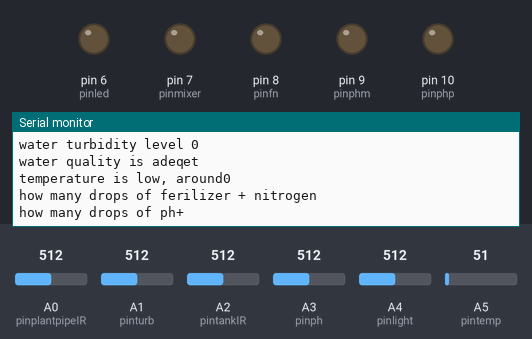
Recording of a sketch running on a simulated Arduino Uno, built with avr-gcc and run on an emulated ATmega328P. Shown: output pins drawn as LEDs (lit = HIGH), the last lines printed to the serial monitor. The test bench sets the inputs (shaded band); at power-on: A4 (pinlight) = 512, A0 (pinplantpipeIR) = 512, A1 (pinturb) = 512, A2 (pintankIR) = 512, A3 (pinph) = 512, A5 (pintemp) = 51.

Above: at 9.1 s.
9.2 s: A4 (pinlight) set to 810
At 11.9 s:
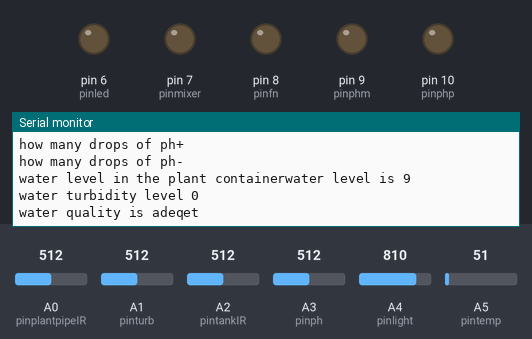
20.5 s: A4 (pinlight) set to 30
At 30.9 s:
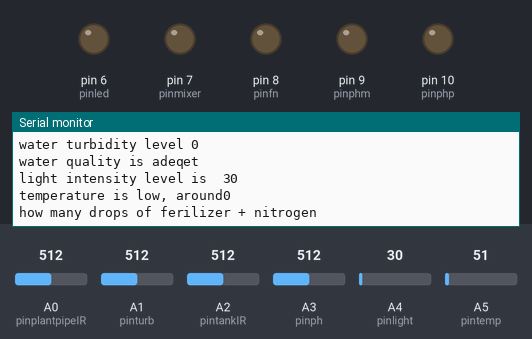

The sketch:

hydroponics.ino
```cpp
int pinphp=10;//ph+
int pinphm=9;//ph-
int pinfn=8;//fertilizer and urea
int pinmixer=7;//mixer
int pinled=6;
int pinplantpipeIR=A0;
int pinturb=A1;
int pintankIR=A2;
int pinph=A3;
int pinlight=A4;
int pintemp=A5;
void setup() {
  // put your setup code here, to run once:
  Serial.begin(9600);

pinMode(pinphp,OUTPUT);
pinMode(pinphm,OUTPUT);
pinMode(pinfn,OUTPUT);
pinMode(pinmixer,OUTPUT);
pinMode(pinled,OUTPUT);
pinMode(pinplantpipeIR,INPUT);
pinMode(pinturb,INPUT);
pinMode(pintankIR,INPUT);
pinMode(pinph,INPUT);
pinMode(pinlight,INPUT);
pinMode(pintemp,INPUT);
}

void loop() {
  // put your main code here, to run repeatedly:

int plantpipeIR = 0, turb=0, tankIR=0, ph=0, light=0;
int x=0, pumpphp=0, mixer=0,pumpphm=0,led=0, pumpfn=0;
int temp=0;
plantpipeIR= analogRead(pinplantpipeIR);
turb= analogRead(pinturb);
tankIR= analogRead(pintankIR);
ph=analogRead(pinph);
light= analogRead(pinlight);
temp = analogRead(pintemp);


Serial.print("water level in the plant container");
x = 9-(plantpipeIR * (5/1023));
if(x<3){
  Serial.print("water level is ");
  Serial.println(x);
Serial.println("there is a water drop in the system due to clogging in the pipe");
}
else{
  Serial.print("water level is ");
  Serial.println(x);
  }

x=0;
x= turb * (250/1023);

if(x<30)
{Serial.print("water turbidity level ");
Serial.println(x);
  Serial.println("water quality is adeqet");}

else{Serial.println("water isnt compatible anymore, changing is required");}

x = 0;
//

x=0;
x = ph * (14/1023);

if(x<7 && x>6){
  Serial.print("water ph level is ");
  Serial.println(x);
  Serial.println("the water ph level is compatible");
  }
else if(x<6){
  digitalWrite(pumpphp,1);
  delay(1000);
  digitalWrite(pumpphp,0);
  delay(2000);
  digitalWrite(mixer,1);
  delay(5000);
  digitalWrite(mixer,0);
  }
   if(x>7){
  digitalWrite(pumpphm,1);
  delay(1000);
  digitalWrite(pumpphm,0);
  delay(2000);
  digitalWrite(mixer,1);
  delay(5000);
  digitalWrite(mixer,0);
  }

x=0;

if(light<300){
  Serial.print("light intensity level is  ");
  Serial.println(light);
  digitalWrite(led,0);
  }

  if(light>800){
    Serial.print("light intensity is ");
    Serial.println(light);
    digitalWrite(led,1);
  }


  x=0;
 x= temp * (100/1023);
if(x>20 && x<27){
  Serial.print("the temperature is compatible which is ");
  Serial.println(x);
  }

 else if(x<20){
    Serial.print("temperature is low, around");
    Serial.println(x);
//    digitalWrite();//turn on the heater
    }
    else{
    Serial.print("temperature is high, around");
    Serial.println(x);
//    digitalWrite();//turn on the cooler
    }
int fn=0;
  Serial.println("how many drops of ferilizer + nitrogen");
  while(Serial.available()>0){
     fn = Serial.read();
  }
int i = 0;
  for(i=0;i<=fn;i++){

    digitalWrite(pumpfn,1);
    delay(1000);
    digitalWrite(pumpfn,0);
    }
int php=0;
   Serial.println("how many drops of ph+");
  while(Serial.available()>0){
     php = Serial.read();
  }
 i = 0;
  for(i=0;i<=php;i++){

    digitalWrite(pumpphp,1);
    delay(1000);
    digitalWrite(pumpphp,0);
    }
int phm=0;
   Serial.println("how many drops of ph-");
  while(Serial.available()>0){
     phm = Serial.read();
  }
 i = 0;
  for(i=0;i<=phm;i++){

    digitalWrite(pumpphm,1);
    delay(1000);
    digitalWrite(pumpphm,0);
    }


    }
```

Measured:
- after the input at 20.5 s, the serial monitor: prints a new line after 9.7 s (image 2)
